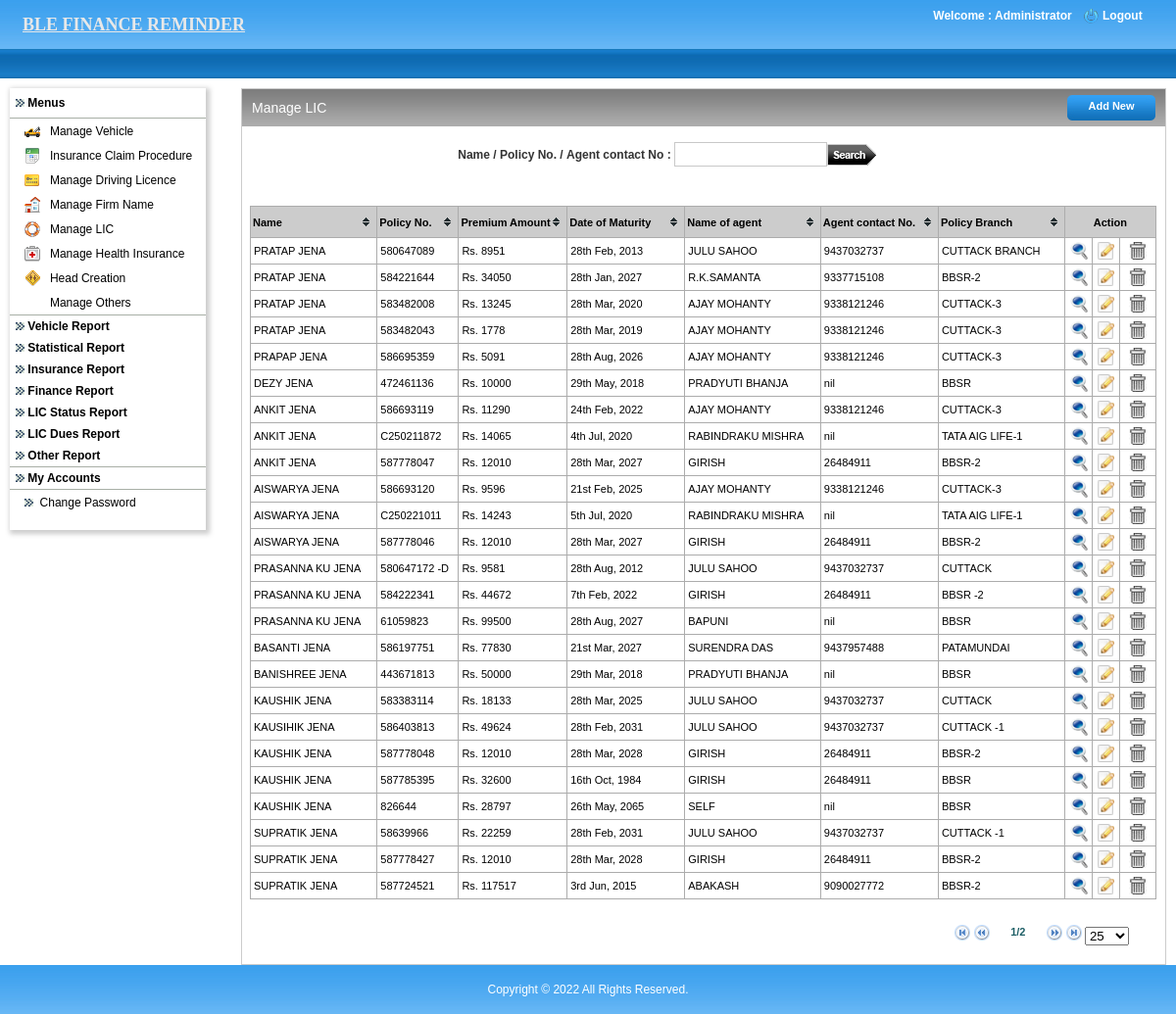
/admin/manage_lic.php (signed in), run on the app's committed database.
### tables this page shows
CREATE TABLE IF NOT EXISTS `lic_registration` (
  `id` int(11) NOT NULL AUTO_INCREMENT,
  `name_policy_holder` varchar(255) NOT NULL,
  `dob` date NOT NULL,
  `age` double NOT NULL,
  `policy_no` varchar(255) NOT NULL,
  `premium_amount` double NOT NULL,
  `mode` varchar(255) NOT NULL,
  `date_commencement` date NOT NULL,
  `date_maturity` date NOT NULL,
  `sum_assured` double NOT NULL,
  `nominee` varchar(255) NOT NULL,
  `table_term` varchar(65) NOT NULL,
  `name_agent` varchar(255) NOT NULL,
  `agent_contact_no` varchar(255) NOT NULL,
  `policy_branch` varchar(255) NOT NULL,
  PRIMARY KEY (`id`)
);

### includes/class.dbFunctions.php (called while the page is built, shortened)
<?php
class Dbfunctions extends Pagination
{
public $mysqli;
public function __construct()
{
	$localhost = "localhost";
	$username = "root";
	$password = "";
	$db = "ble_finance_latest";
	$this->mysqli = new mysqli($localhost,$username,$password,$db) or
		die('Oops connection error -> ' . mysqli_connect_error());
}
	function get_session(){
		if(isset($_SESSION['login'])){
			return $_SESSION['login'];
		}
	}
	function getDataFromTable($tblName, $fldName,  $optCondition){
		$defaultVal="";
		if(trim($optCondition) != ""){
			$condition = $optCondition ;
		}else{
			$condition = "";
		}
		$rs = $this->mysqli->query("select " . $fldName . " from " . $tblName . " where " . $condition);
		if( (!($rs)) || (!($rec=$rs->fetch_array(MYSQLI_BOTH)))){
			return $defaultVal;
		}else if(is_null($rec[0])){
			return $defaultVal;
		}else{
			return $rec[0];
		}
	}
}
?>

### admin/manage_lic.php (the view, shortened to what this page needs)
<?php
include_once '../includes/class.dbFunctions.php';
$db = new Dbfunctions();
include 'application_top.php';
?>
<link href="css/style.css" rel="stylesheet" type="text/css" />
<body>
<table width="100%" border="0" cellspacing="0" cellpadding="0">
  <tr>
    <td align="center" valign="middle" ><?php include 'header.php'; ?></td>
  </tr>
  <tr>
    <td align="left" valign="top"><table width="100%" border="0" cellspacing="0" cellpadding="0">
      <tr>
        <td width="10">&nbsp;</td>
        <td align="left" valign="top"><table width="100%" border="0" cellspacing="0" cellpadding="0">
          <tr>
            <td height="10" colspan="3" align="left" valign="top"></td>
            </tr>
          <tr>
            <td width="226" align="left" valign="top" height="365"><?php include 'left.php';?></td>
            <td width="10">&nbsp;</td>
            <td align="left" valign="top">
			<table width="100%" border="0" cellspacing="0" cellpadding="0" style="border:solid 1px; border-color:#CCC;">
              <tr>
                <td align="left" valign="top"><table width="100%" border="0" cellspacing="0" cellpadding="0">
                    <tr>
                      <td width="10" align="left" valign="top"><img src="images/leftbox-bg.jpg" alt="leftboxbg" width="10" height="38" /></td>
                      <td class="midboxbg"><table width="100%" border="0" cellspacing="0" cellpadding="0">
                        <tr>
                          <td width="50%" align="left" valign="middle"><h2>Manage LIC</h2></td>
                          <td width="50%" align="right" valign="middle"><h2><a href="lic_registration.php" class="linkButton">Add New </a></h2></td>
                        </tr>
                      </table></td>
                      <td width="10" align="right" valign="top"><img src="images/rightbox-bg.jpg" alt="rightboxbg" width="10" height="38" /></td>
                    </tr>
                </table></td>
              </tr>
              <tr>
                <td align="left" valign="top">
				<table width="100%" border="0" cellspacing="0" cellpadding="0">
                  <tr>
                    <td>&nbsp;</td>
                    <td>&nbsp;</td>
                    <td>&nbsp;</td>
                  </tr>
                  <tr>
                    <td>&nbsp;</td>
                    <td align="center">
					<form action="manage_lic.php" method="post" name="search">
					<table width="500" border="0" cellspacing="0" cellpadding="0">
					  <tr>
					    <td width="43%"><span class="text1">Name&nbsp;/&nbsp;Policy&nbsp;No.&nbsp;/&nbsp;Agent&nbsp;contact&nbsp;No&nbsp;:&nbsp;</span></td>
					    <td width="30%">
					      <input name="name_policy_no_contact_no" type="text" id="name_policy_no_contact_no" class="textfield10" style="text-transform:uppercase;"/></td>
					    <td width="27%" align="left"><input type="image" name="imageField" src="images/searchButton.png"></td>
					    </tr>
					</table>
					</form>
					</td>
                    <td>&nbsp;</td>
                  </tr>
                  <tr>
                    <td>&nbsp;</td>
                    <td width="1038" height="30" valign="middle" align="center">
                    </td>
                    <td>&nbsp;</td>
                  </tr>
                  <tr>
                    <td>&nbsp;</td>
                    <td align="center" valign="top">
					<table height="61" border="1" align="center" cellpadding="0" cellspacing="0" bordercolor="#ACACAC"  class="tablesorter" id="sort_table" width="100%">
                      <thead>
                        <tr>
                          <th width="14%" height="27" align="left" valign="middle" class="fetch_headers">Name</th>
                          <th width="9%" align="left" valign="middle" class="fetch_headers">Policy No.</th>
                          <th width="12%" align="left" valign="middle" class="fetch_headers">Premium Amount</th>
                          <th width="13%" align="left" valign="middle" class="fetch_headers">Date of Maturity</th>
                          <th width="15%" align="left" valign="middle" class="fetch_headers">Name of agent</th>
                          <th width="13%" align="left" valign="middle" class="fetch_headers">Agent contact No.</th>
                          <th width="14%" align="left" valign="middle" class="fetch_headers">Policy Branch</th>
                          <th colspan="8" align="center" valign="middle" class="fetch_headers">Action</th>
                          </tr>
                      </thead>
                      <tbody>
					  <?php
						$sch="";
						$sch=substr($sch,0,-4);
						if($sch!='')
						{
							 $src="select * from lic_registration where ".$sch."";
						}
						elseif($sch=='')
						{
						   $src="select * from lic_registration";
						}
						$src_row=$db->mysqli->query($src);
						$num=$src_row->num_rows;
						?>
                        <?php
						 while($lic_info=$src_row->fetch_assoc())
						 {
			            ?>
                        <tr bgcolor="<?=$color;?>"  onmouseover="this.style.backgroundColor='#E6E6E6'" onMouseOut="this.style.backgroundColor=''">
                          <td align="left" class="fetch_contents" style="padding-left:3px;">
                           <?php  echo strtoupper($lic_info["name_policy_holder"]);  ?>
                          </td>
                          <td align="left" class="fetch_contents" style="padding-left:3px;"><?php  echo strtoupper($lic_info["policy_no"]);  ?></td>
                          <td align="left" class="fetch_contents" style="padding-left:3px;">Rs. <?php  echo $lic_info["premium_amount"];  ?></td>
                          <td align="left" class="fetch_contents" style="padding-left:3px;">
						  <?php
						  $dateTime = new DateTime($lic_info["date_maturity"]);
						  echo $dateTime->format('jS M, Y');
						  ?>
                          </td>
                          <td align="left" class="fetch_contents" style="padding-left:3px;"><?php  echo strtoupper($lic_info["name_agent"]);  ?></td>
                          <td align="left" class="fetch_contents" style="padding-left:3px;"><?php  echo $lic_info["agent_contact_no"];  ?></td>
                          <td align="left" class="fetch_contents" style="padding-left:3px;"><?php  echo strtoupper($lic_info["policy_branch"]);  ?></td>
                          <td width="3%" align="center" bgcolor="<?=$color;?>" class="fetch_contents">
                            <a href="add_premiums.php?id=<?php echo $lic_info["id"];?>" class="linktext"><img src="images/view.png" width="18" height="18" title="View"></a>
                          </td>
                          <td width="3%" align="center" bgcolor="<?=$color;?>" class="fetch_contents">
                         <a href="edit_lic_details.php?id=<?php echo $lic_info["id"];?>" class="linktext"><img src="images/edit.png" width="18" height="18" title="Edit"></a>
                          </td>
                          <td width="4%" align="center" bgcolor="<?=$color;?>" class="fetch_contents">
                            <a href="manage_lic.php?id=<?php echo $lic_info["id"];?>&action=delete" class="linktext" onClick="return confirm('Are you sure you want to delete all informations of this policy?')"><img src="images/trash.jpg" width="18" height="18" title="Delete"></a>
                          </td>
                        </tr>
                        <?php } ?>
                      </tbody>
                    </table></td>
                    <td>&nbsp;</td>
                  </tr>
                  <tr>
                    <td width="10">&nbsp;</td>
                    <td>&nbsp;</td>
                    <td width="12">&nbsp;</td>
                  </tr>
                  <tr>
                    <td>&nbsp;</td>
                    <td align="right">
					<table width="94%" border="0" cellpadding="0" cellspacing="0" align="center">
                      <tr>
                        <td width="76%" align="center">&nbsp;</td>
                        <td width="24%" >
						<?php if($num > 0) { ?>
						<form>
                          <div id="pager" class="pager" style="text-align:right; padding-top:10px;">
						  <img src="table_sorter/icons/first.png" alt="first" width="16" height="16" class="first"/>
						  <img src="table_sorter/icons/prev.png" alt="prev" width="16" height="16" class="prev"/>
                            <input name="text" type="text" class="pagedisplay trans" size="5" readonly=""/>
                            <img src="table_sorter/icons/next.png" width="16" height="16" class="next"/>
							<img src="table_sorter/icons/last.png" width="16" height="16" class="last"/>
                            <select name="select" class="pagesize">
                              <option selected="selected"  value="25">25</option>
                            </select>
                          </div>
                        </form>
						<?php } ?>
                        </td>
                      </tr>
                    </table>
                    </td>
                    <td>&nbsp;</td>
                  </tr>
                  <tr>
                    <td>&nbsp;</td>
                    <td>&nbsp;</td>
                    <td>&nbsp;</td>
                  </tr>
                </table>
                  </td>
              </tr>
            </table></td>
            </tr>
        </table></td>
        <td width="10">&nbsp;</td>
      </tr>
    </table></td>
  </tr>
  <tr>
    <td align="center"><?php include 'footer.php';?></td>
  </tr>
</table>
</body>
</html>

### admin/header.php (shortened to what this page needs)
<table width="100%" border="0" cellpadding="0" cellspacing="0" style="background: url(images/top_bg.jpg) repeat-x;">
  <tr>
    <td width="50%" height="50" align="left" valign="middle" style="padding-left:23px;">
    <a href="admin_home.php" class="style3" style="text-decoraon:none; font-size:18px;">BLE FINANCE REMINDER</a></td>
    <td width="50%" align="right" valign="top" style="padding-right:5px;">
	<?php
	if ($db->get_session())
	{
	$client_name=$db->getDataFromTable('admin', 'admin_name',  "id='$_SESSION[admin_id]'");
	?>
	<table width="250" border="0" cellspacing="0" cellpadding="0">
      <tr>
        <td height="8" colspan="3" align="center" valign="middle" class="logouttext"></td>
        </tr>
      <tr>
        <td width="156" align="center" valign="middle" class="logouttext">Welcome : <?php echo $client_name; ?> </td>
        <td width="24" align="center" valign="middle"><a href="logout.php"><img src="images/logout-icon.png" alt="logout_icon" width="15" height="15" border="0"/></a></td>
        <td width="70" align="left" valign="middle"><a href="logout.php" class="logouttext">Logout</a></td>
      </tr>
      <tr>
        <td height="10" colspan="3"></td>
      </tr>
      <tr>
        <td colspan="3" align="left" valign="top">&nbsp;</td>
      </tr>
    </table>
	<?php
	}
	?>	</td>
  </tr>
  <tr>
    <td colspan="2" align="left" valign="middle" class="greenborder" >&nbsp;</td>
  </tr>
</table>

### admin/css/stylesheet.css (style rules this page uses)
body { padding:0; margin:0; color:#555555; font:normal 12px/16px Arial, Helvetica, sans-serif; }
a img { border:none; }
.textfield10 { height:21px; border:solid 1px #c8c8c8; width:150px; line-height:21px; }
.logouttext { font-family:Arial, Helvetica, sans-serif; font-size:12px; font-weight:bold; color:#ffffff; text-decoration:none; }
.text1 { font-family:Arial, Helvetica, sans-serif; font-size:12px; color:#333333; font-weight:bold; }
.fetch_headers { font-family:Arial, Helvetica, sans-serif; font-size: 12px; font-weight: bold; color:#ffffff; border-bottom:solid 1px #ACACAC; white-space:nowrap; padding-left:5px; background-color:#97D0FC; }
.fetch_contents { font-family:Arial, Helvetica, sans-serif; font-size: 12px; font-weight: normal; color:#000000; padding-left:5px; }
.linktext { font-family:Arial, Helvetica, sans-serif; font-size:12px; color:#4B7E7C; font-weight:bold; }
.trans { border:transparent; background:transparent; font-weight:bold; font-size:11px; text-align:center; margin-bottom:10px; vertical-align:top; color:#1D5E65; }
.linkButton { background:url(../images/btn.jpg) no-repeat; display:block; height:26px; width:90px; font-size: 11px; font-weight:bold; font-family:Arial; color:#ffffff; text-decoration:none; text-align:center; line-height:23px; cursor:pointer; }
.greenborder { background:url(../images/gr-bg.jpg) repeat-x; height:30px; }

### admin/tabcss/style.css (style rules this page uses)
body { margin-left: 0px; margin-top: 0px; margin-right: 0px; margin-bottom: 0px; }

### admin/tabcss/demos.css (style rules this page uses)
body { font-size: 12px; }
table { font-size: 1em; }
body { font-family: "Arial"; }

### admin/table_sorter/themes/blue/style.css (style rules this page uses)
table.tablesorter { font-family:arial; background-color: #CDCDCD; margin-top:10px; font-size: 12px; width:100%; border-collapse:collapse; text-align: left; }
table.tablesorter thead tr th, table.tablesorter tfoot tr th { background-color:#ccc; font-size: 11px; padding: 2px; font-weight:bold; color:#000; }
table.tablesorter thead tr .header { background-image: url(bg.gif); background-repeat: no-repeat; background-position: center right; cursor: pointer; }
table.tablesorter tbody td { color: #000000; padding: 4px; background-color: #FFF; vertical-align: middle; font-size:11px; }

### admin/css/style.css (style rules this page uses)
body { margin:0px;padding:0px;font-family:Arial, Helvetica, sans-serif;font-size:12px;color:#000000; }
a img { border:none; }
.logouttext { font-family:Arial, Helvetica, sans-serif;font-size:12px;font-weight:bold;color:#ffffff;text-decoration:none; }
.midboxbg { background:url(../images/midbox_bg.jpg) repeat-x; width:100%; }
h2 { font-family:Arial, Helvetica, sans-serif;font-size:14px;font-weight:normal;color:#ffffff;padding:0px;margin:0px; }
.fetch_headers { font-family:Arial, Helvetica, sans-serif;font-size: 12px;font-weight: bold;color:#000000;border-bottom:solid 1px #ACACAC;white-space:nowrap;padding-left:5px; }
.text1 { font-family:Arial, Helvetica, sans-serif;font-size:12px;color:#333333;font-weight:bold; }
.linkButton { background:url(../images/btn.jpg) no-repeat; display:block;height:26px; width:90px;font-size: 11px;font-weight:bold; font-family:Arial;color:#000;text-decoration:none;text-align:center;line-height:23px;cursor:pointer; }

### data on the page
lic_registration: name_policy_holder "PRATAP JENA", policy_no "580647089", premium_amount "8951", date_maturity "28th Feb, 2013", name_agent "JULU SAHOO", agent_contact_no "9437032737", policy_branch "CUTTACK BRANCH"
lic_registration: name_policy_holder "PRATAP JENA", policy_no "584221644", premium_amount "34050", date_maturity "28th Jan, 2027", name_agent "R.K.SAMANTA", agent_contact_no "9337715108", policy_branch "BBSR-2"
lic_registration: name_policy_holder "PRATAP JENA", policy_no "583482008", premium_amount "13245", date_maturity "28th Mar, 2020", name_agent "AJAY MOHANTY", agent_contact_no "9338121246", policy_branch "CUTTACK-3"
lic_registration: name_policy_holder "PRATAP JENA", policy_no "583482043", premium_amount "1778", date_maturity "28th Mar, 2019", name_agent "AJAY MOHANTY", agent_contact_no "9338121246", policy_branch "CUTTACK-3"
lic_registration: name_policy_holder "PRAPAP JENA", policy_no "586695359", premium_amount "5091", date_maturity "28th Aug, 2026", name_agent "AJAY MOHANTY", agent_contact_no "9338121246", policy_branch "CUTTACK-3"
lic_registration: name_policy_holder "DEZY JENA", policy_no "472461136", premium_amount "10000", date_maturity "29th May, 2018", name_agent "PRADYUTI BHANJA", agent_contact_no "nil", policy_branch "BBSR"
lic_registration: name_policy_holder "ANKIT JENA", policy_no "586693119", premium_amount "11290", date_maturity "24th Feb, 2022", name_agent "AJAY MOHANTY", agent_contact_no "9338121246", policy_branch "CUTTACK-3"
lic_registration: name_policy_holder "ANKIT JENA", policy_no "C250211872", premium_amount "14065", date_maturity "4th Jul, 2020", name_agent "RABINDRAKU MISHRA", agent_contact_no "nil", policy_branch "TATA AIG LIFE-1"
lic_registration: name_policy_holder "ANKIT JENA", policy_no "587778047", premium_amount "12010", date_maturity "28th Mar, 2027", name_agent "GIRISH", agent_contact_no "26484911", policy_branch "BBSR-2"
lic_registration: name_policy_holder "AISWARYA JENA", policy_no "586693120", premium_amount "9596", date_maturity "21st Feb, 2025", name_agent "AJAY MOHANTY", agent_contact_no "9338121246", policy_branch "CUTTACK-3"
lic_registration: name_policy_holder "AISWARYA JENA", policy_no "C250221011", premium_amount "14243", date_maturity "5th Jul, 2020", name_agent "RABINDRAKU MISHRA", agent_contact_no "nil", policy_branch "TATA AIG LIFE-1"
lic_registration: name_policy_holder "AISWARYA JENA", policy_no "587778046", premium_amount "12010", date_maturity "28th Mar, 2027", name_agent "GIRISH", agent_contact_no "26484911", policy_branch "BBSR-2"
lic_registration: name_policy_holder "PRASANNA KU JENA", policy_no "580647172 -D", premium_amount "9581", date_maturity "28th Aug, 2012", name_agent "JULU SAHOO", agent_contact_no "9437032737", policy_branch "CUTTACK"
lic_registration: name_policy_holder "PRASANNA KU JENA", policy_no "584222341", premium_amount "44672", date_maturity "7th Feb, 2022", name_agent "GIRISH", agent_contact_no "26484911", policy_branch "BBSR -2"
lic_registration: name_policy_holder "PRASANNA KU JENA", policy_no "61059823", premium_amount "99500", date_maturity "28th Aug, 2027", name_agent "BAPUNI", agent_contact_no "nil", policy_branch "BBSR"
lic_registration: name_policy_holder "BASANTI JENA", policy_no "586197751", premium_amount "77830", date_maturity "21st Mar, 2027", name_agent "SURENDRA DAS", agent_contact_no "9437957488", policy_branch "PATAMUNDAI"
lic_registration: name_policy_holder "BANISHREE JENA", policy_no "443671813", premium_amount "50000", date_maturity "29th Mar, 2018", name_agent "PRADYUTI BHANJA", agent_contact_no "nil", policy_branch "BBSR"
lic_registration: name_policy_holder "KAUSHIK JENA", policy_no "583383114", premium_amount "18133", date_maturity "28th Mar, 2025", name_agent "JULU SAHOO", agent_contact_no "9437032737", policy_branch "CUTTACK"
lic_registration: name_policy_holder "KAUSIHIK JENA", policy_no "586403813", premium_amount "49624", date_maturity "28th Feb, 2031", name_agent "JULU SAHOO", agent_contact_no "9437032737", policy_branch "CUTTACK -1"
lic_registration: name_policy_holder "KAUSHIK JENA", policy_no "587778048", premium_amount "12010", date_maturity "28th Mar, 2028", name_agent "GIRISH", agent_contact_no "26484911", policy_branch "BBSR-2"
lic_registration: name_policy_holder "KAUSHIK JENA", policy_no "587785395", premium_amount "32600", date_maturity "16th Oct, 1984", name_agent "GIRISH", agent_contact_no "26484911", policy_branch "BBSR"
lic_registration: name_policy_holder "KAUSHIK JENA", policy_no "826644", premium_amount "28797", date_maturity "26th May, 2065", name_agent "SELF", agent_contact_no "nil", policy_branch "BBSR"
lic_registration: name_policy_holder "SUPRATIK JENA", policy_no "58639966", premium_amount "22259", date_maturity "28th Feb, 2031", name_agent "JULU SAHOO", agent_contact_no "9437032737", policy_branch "CUTTACK -1"
lic_registration: name_policy_holder "SUPRATIK JENA", policy_no "587778427", premium_amount "12010", date_maturity "28th Mar, 2028", name_agent "GIRISH", agent_contact_no "26484911", policy_branch "BBSR-2"
lic_registration: name_policy_holder "SUPRATIK JENA", policy_no "587724521", premium_amount "117517", date_maturity "3rd Jun, 2015", name_agent "ABAKASH", agent_contact_no "9090027772", policy_branch "BBSR-2"

### other printed values
$client_name "Administrator"
